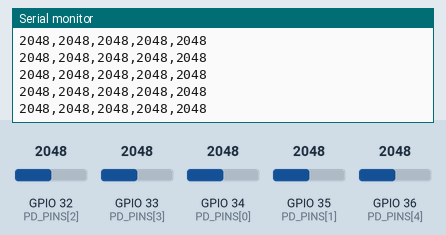
Recording of a sketch running on a simulated ESP32. On the bench: the last lines printed to the serial monitor. The inputs (shaded band) are chosen by the test bench; at power-on: GPIO 32 (PD_PINS[2]) = 2048, GPIO 33 (PD_PINS[3]) = 2048, GPIO 34 (PD_PINS[0]) = 2048, GPIO 35 (PD_PINS[1]) = 2048, GPIO 36 (PD_PINS[4]) = 2048.

Above: at 1.2 s.
1.3 s: GPIO 32 (PD_PINS[2]) set to 2866
At 1.31 s:
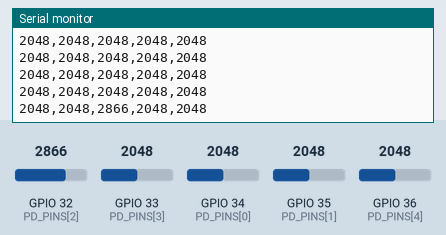
2.8 s: GPIO 33 (PD_PINS[3]) set to 2866
At 2.83 s:
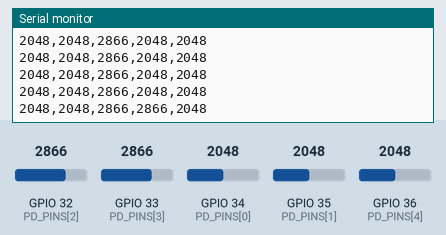
4.3 s: GPIO 34 (PD_PINS[0]) set to 2866
At 4.34 s:
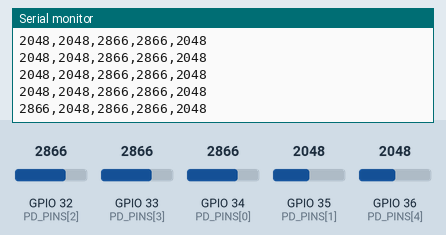
5.8 s: GPIO 35 (PD_PINS[1]) set to 2866
At 5.85 s:
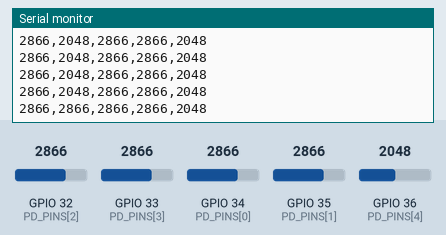
7.3 s: GPIO 36 (PD_PINS[4]) set to 2866
At 7.36 s:
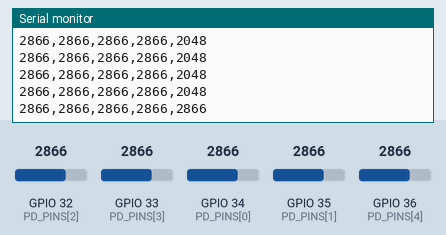
8.8 s: GPIO 32 (PD_PINS[2]) set to 3972
At 8.87 s:
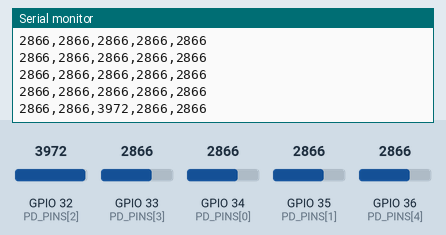
Timing chart, 0 to 11.3 s (numbered marks = the images above; inputs shaded):
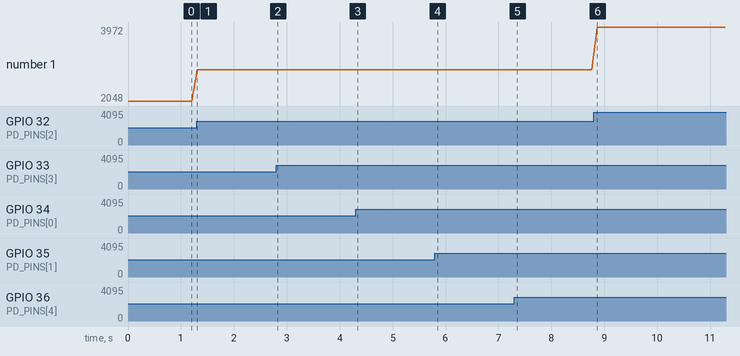

The sketch:

arduino.ino
```cpp
const int PD_PINS[5] = {34, 35, 32, 33, 36};
void setup()
{
  Serial.begin(115200);
  for (int i = 0; i < 5; i++)
  {
    pinMode(PD_PINS[i], INPUT);
  }
}

void loop()
{

  for (int i = 0; i < 5; i++)
 {
    int val = analogRead(PD_PINS[i]);
    Serial.print(val);
    if (i < 4) Serial.print(",");
  }
  Serial.println();

  delay(100);
}
```

Measured:
- after the input at 1.3 s, the serial monitor: prints a new line at once (image 1)
- after the input at 2.8 s, the serial monitor: prints a new line at once (image 2)
- after the input at 4.3 s, the serial monitor: prints a new line at once (image 3)
- after the input at 5.8 s, the serial monitor: prints a new line at once (image 4)
- after the input at 7.3 s, the serial monitor: prints a new line after 0.05 s (image 5)
- after the input at 8.8 s, the serial monitor: prints a new line after 0.06 s (image 6)
- plotted number 1: 2048 → 2866 after the input at 1.3 s, 2866 → 3972 after the input at 8.8 s
